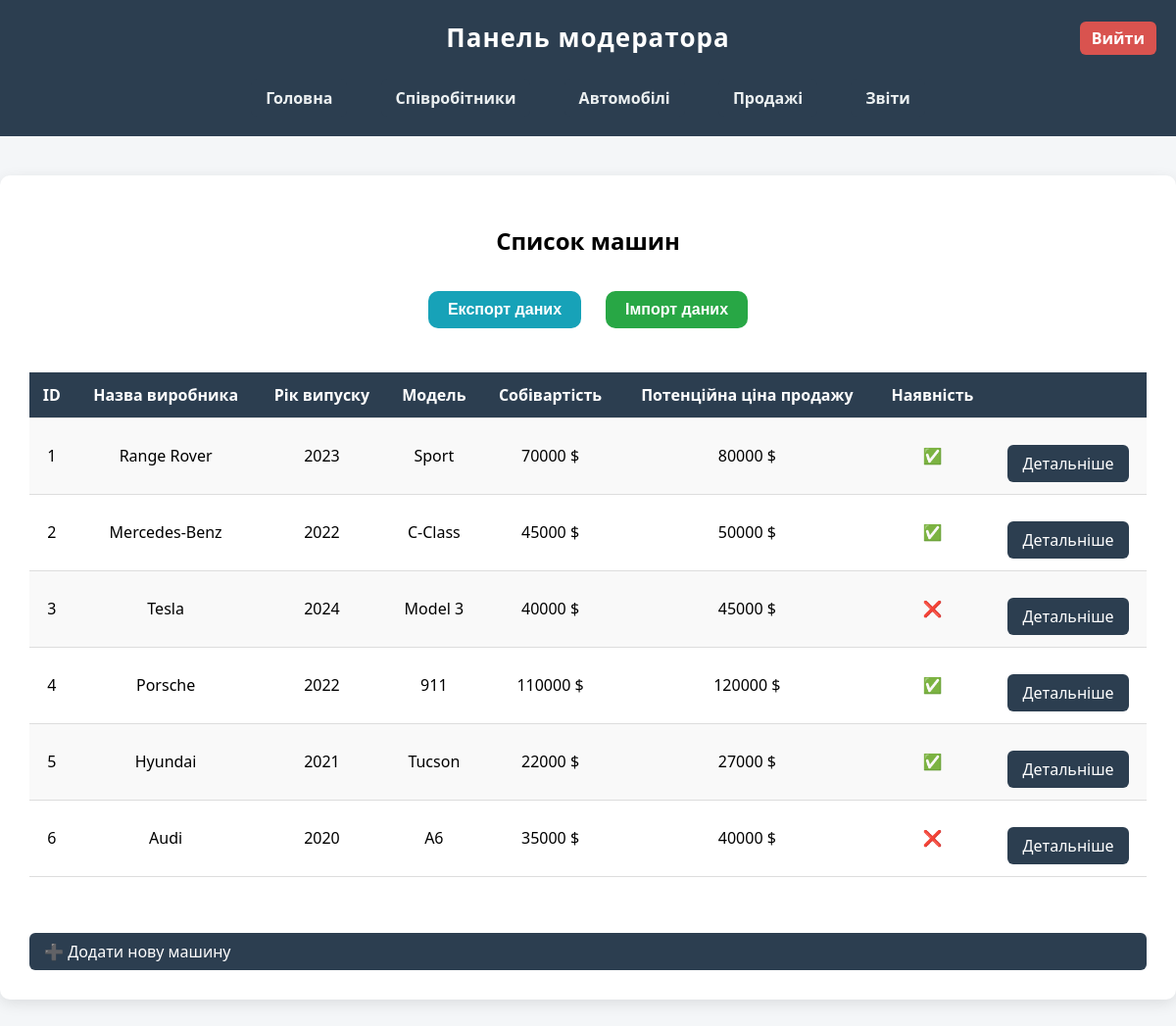
Before: /moderator/cars/ (signed in) with the older database file.
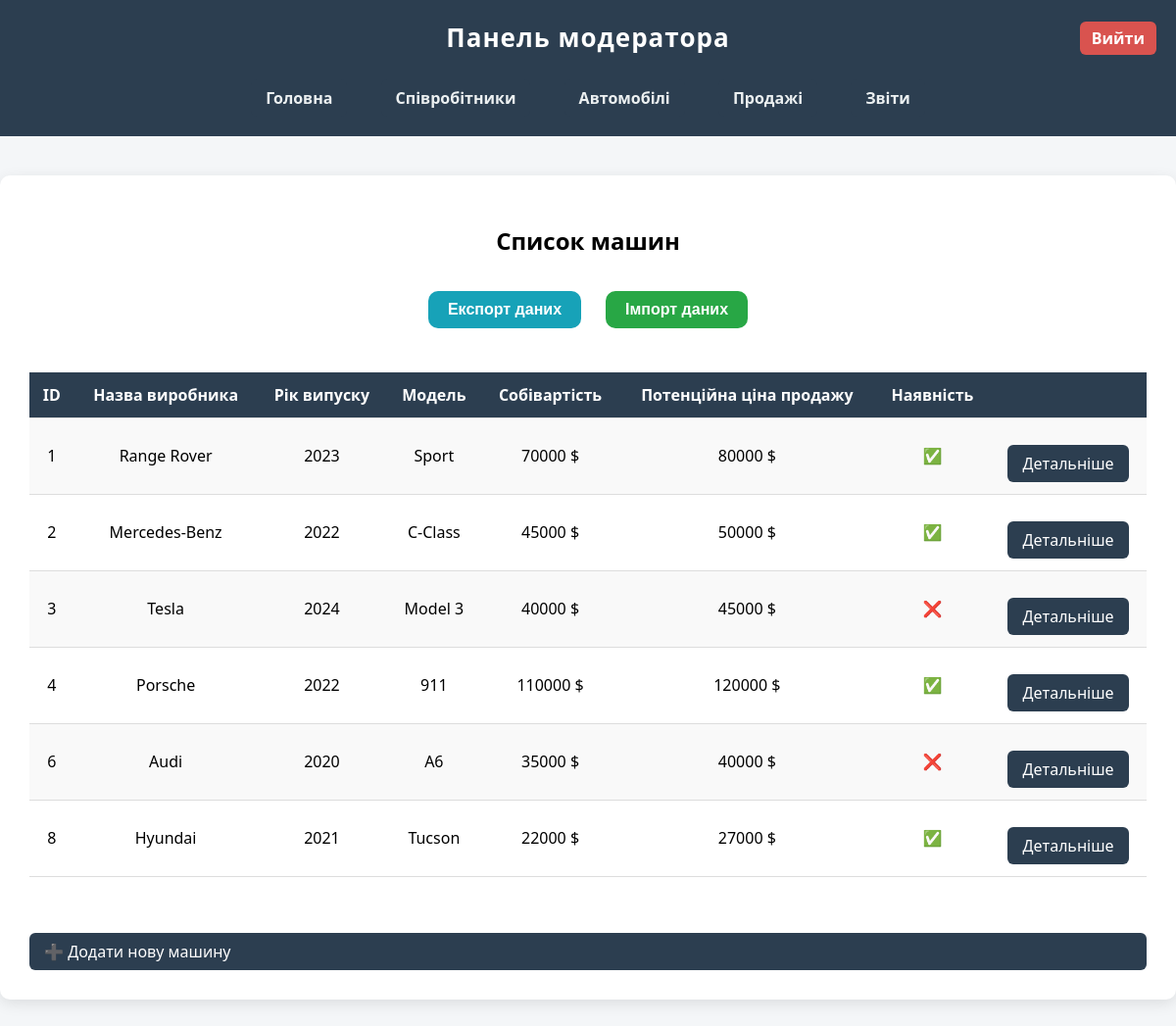
After: the same page with the newer database file.
### main/models.py (models this page shows, shortened)
class Car(models.Model):
    producer_name = models.CharField(max_length=100)
    year_production = models.IntegerField()
    model = models.CharField(max_length=100)
    cost = models.IntegerField()
    potential_selling_price = models.IntegerField()
    is_available = models.BooleanField(default=True)

### moderator/views.py (the view)
# urls.py: path('cars/', views.show_cars_list, name='cars_list'),
@moderator_required
def show_cars_list(request):
    all_cars = Car.objects.all()
    return render(request, 'moderator/cars/cars_list.html', {'all_cars': all_cars})

### moderator/templates/moderator/cars/cars_list.html (shortened to what this page needs)
{% extends 'layout_m.html' %}
{% block content %}
    <h2 style="text-align: center; margin-bottom: 30px;">Список машин</h2>
<div class="button-row">
    <form action="{% url 'export_cars' %}" method="post">
        <button type="submit"  class="btn export">Експорт даних</button>
    </form>
        <form action="{% url 'import_cars' %}" method="post">
        <button type="submit" class="btn import">Імпорт даних</button>
    </form>
</div>
    <form method="get">
        <table>
            <tr>
                <th>ID</th>
                <th>Назва виробника</th>
                <th>Рік випуску</th>
                <th>Модель</th>
                <th>Собівартість</th>
                <th>Потенційна ціна продажу</th>
                <th>Наявність</th>
                <th></th>
            </tr>
            {% for car in all_cars %}
            <tr>
                <td>{{ car.id }}</td>
                <td>{{ car.producer_name }}</td>
                <td>{{ car.year_production }}</td>
                <td>{{ car.model }}</td>
                <td>{{ car.cost }} $</td>
                <td>{{ car.potential_selling_price }} $</td>
                <td>{% if car.is_available %}✅{% else %}❌{% endif %}</td>
                <td><a href="{% url 'car_details' car.id%}">Детальніше</a></td>
            </tr>
            {% endfor %}
        </table>
      <br>
      <a href="{% url 'create_car' %}">➕ Додати нову машину</a>
    </form>
{% endblock %}

### moderator/templates/layout_m.html (shortened to what this page needs)
<!DOCTYPE html>
<html lang="uk">
<head>
    {% load static %}
    <link rel="stylesheet" href="{% static 'moderator/css/style_m.css' %}?{{ timestamp }}">
</head>
<body>
    <header>
        <h1>Панель модератора</h1>
        <nav>
            <a href="{% url 'moderator_main_page' %}">Головна</a>
            <a href="{% url 'workers_list' %}">Співробітники</a>
            <a href="{% url 'cars_list' %}">Автомобілі</a>
            <a href="{% url 'sales_list' %}">Продажі</a>
            <a href="{% url 'reports' %}">Звіти</a>
        </nav>
        <a href="{% url 'logout_moderator' %}" class="logout-btn">Вийти</a>
    </header>
    <main class="container">
        {% block content %}
        {% endblock %}
    </main>
</body>
</html>

### moderator/static/moderator/css/style_m.css (style rules this page uses)
body { font-family: system-ui, -apple-system, BlinkMacSystemFont, 'Segoe UI', Roboto, Oxygen, Ubuntu, Cantarell, 'Open Sans', 'Helvetica Neue', sans-serif; background: #f4f6f8; margin: 0; padding: 0; }
header { position: relative; background: #2c3e50; padding: 20px; text-align: center; color: white; }
header h1 { margin: 0; font-size: 26px; font-weight: bold; letter-spacing: 1px; margin-bottom: 25px; }
nav { margin-top: 10px; }
nav a { color: #ecf0f1; text-decoration: none; margin: 0 15px; font-size: 16px; font-weight: bold; transition: 0.3s; }
.container { background: white; max-width: 1150px; margin: 40px auto; padding: 30px; border-radius: 10px; box-shadow: 0 4px 15px rgba(0,0,0,0.1); }
table { width: 100%; margin: 0 auto; border-collapse: collapse; margin-top: 20px; }
th, td { padding: 12px; text-align: center; border-bottom: 1px solid #ddd; }
th { background: #2c3e50; color: white; }
tr:nth-child(even) { background: #f9f9f9; }
a, button { display: inline-block; background: #2c3e50; color: white; padding: 8px 15px; border-radius: 6px; text-decoration: none; margin-top: 15px; transition: 0.3s; }
form { display: flex; flex-direction: column; gap: 10px; }
button { background-color: #0077cc; color: white; padding: 12px 20px; border: none; border-radius: 8px; font-size: 16px; font-weight: bold; cursor: pointer; transition: 0.3s; }
.logout-btn { position: absolute; top: 7px; right: 20px; background-color: #d9534f; color: white; padding: 6px 12px; border-radius: 6px; text-decoration: none; font-weight: bold; }
.btn { display: inline-block; padding: 10px 20px; margin: 5px; font-weight: bold; color: white; background: #007bff; border: none; border-radius: 10px; text-decoration: none; transition: background 0.3s; }
.btn.import { background: #28a745; }
.btn.export { background: #17a2b8; }
.button-row { display: flex; justify-content: center; align-items: center; gap: 15px; margin-bottom: 20px; }
.button-row form { margin: 0; }

Changed rows visible on the page:
removed Car: id "5", producer_name "Hyundai", year_production "2021", model "Tucson", cost "22000", potential_selling_price "27000"
added Car: id "8", producer_name "Hyundai", year_production "2021", model "Tucson", cost "22000", potential_selling_price "27000"
